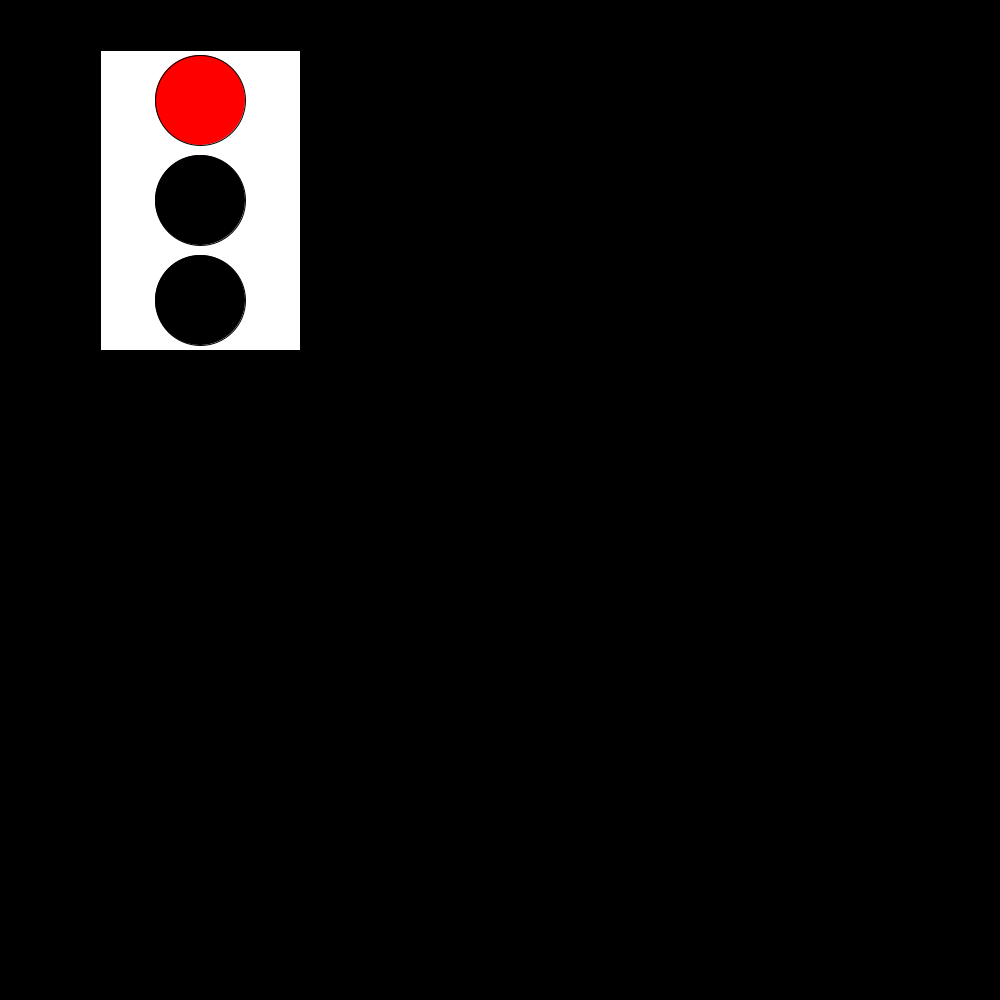
Frame 1 (no input)
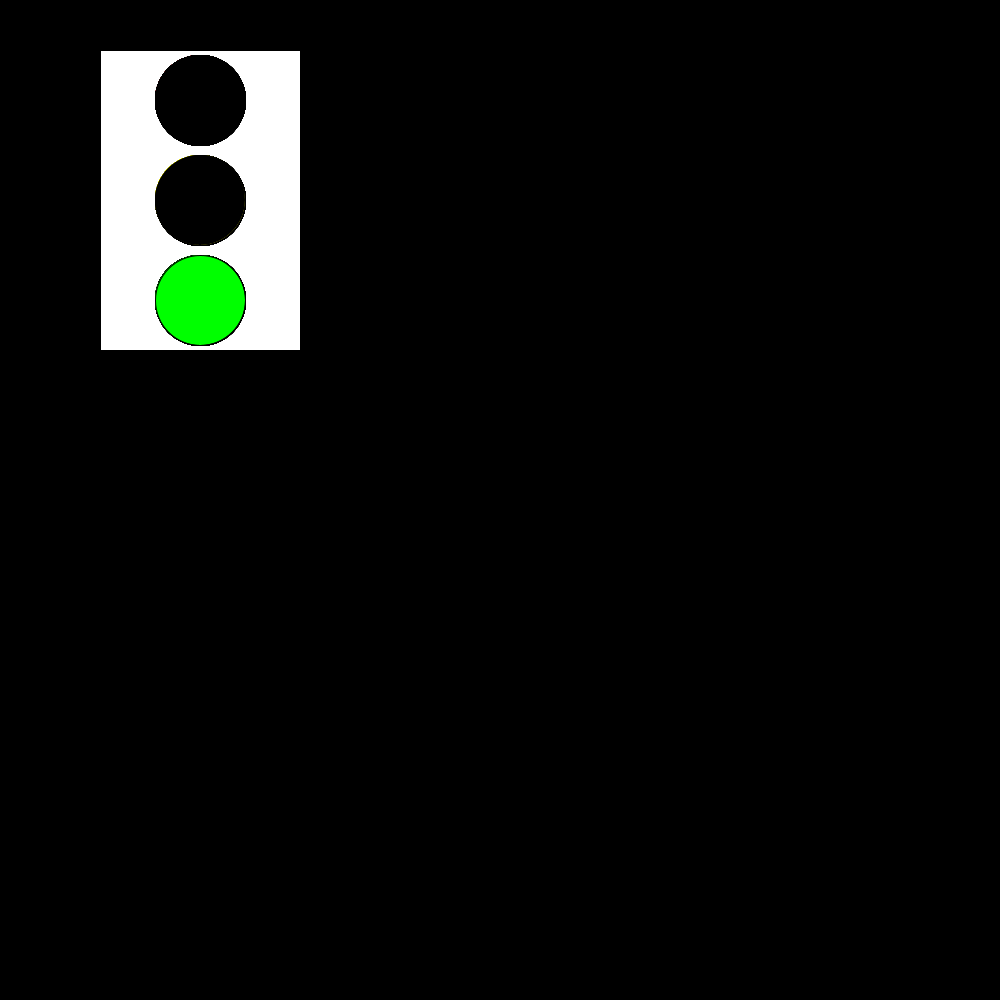
Frame 60 (the mouse pressed at the canvas centre just before this capture)
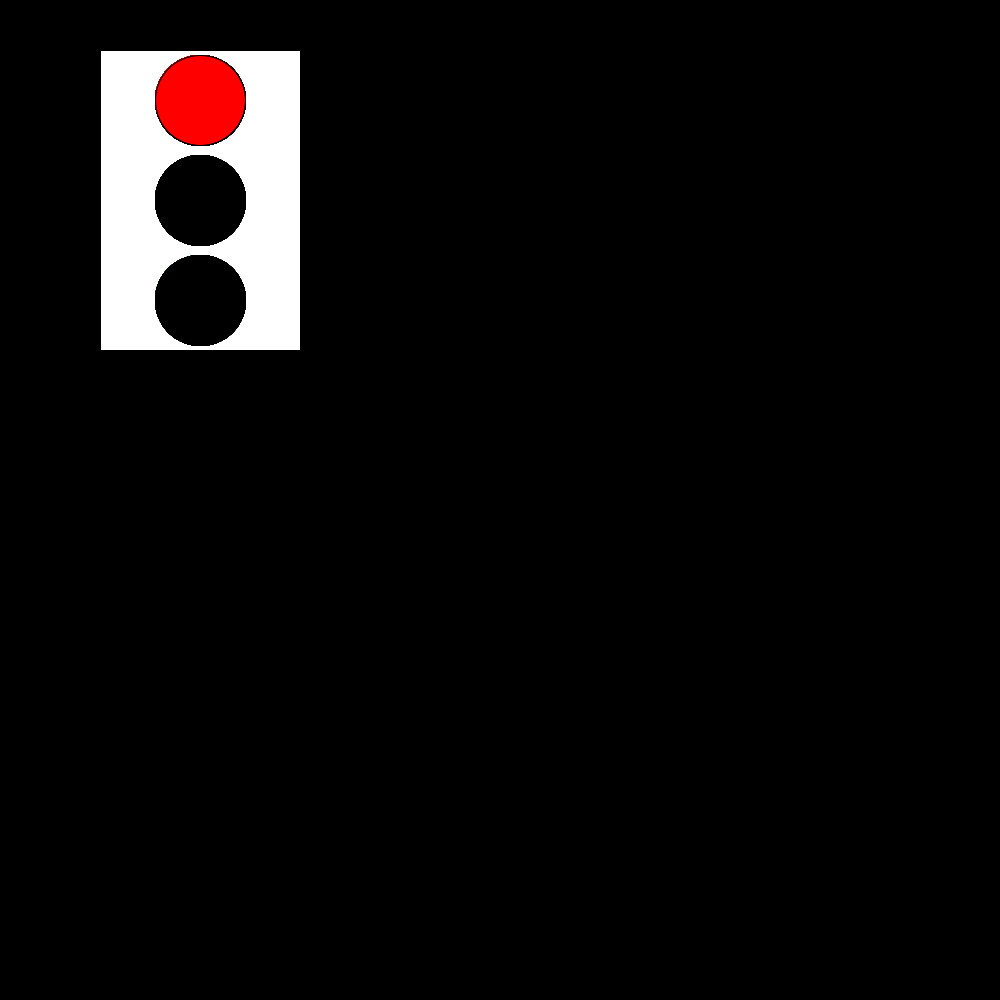
Frame 120 (the mouse held since frame 60 and released just before this capture)

The Processing sketch that drew these frames (run headless with seeded random() and noise(); from frame 60 on, the mouse is pressed at the canvas centre):

// Processing sketch: Torsdags_opgave_12_09_2024_Task_6
// ── Torsdags_opgave_12_09_2024_Task_6.pde


//Task 6
/*
Du skal du tegne et trafiklys der skifter på samme måde som et rigtigt trafiklys. 
Du kan gøre det på mange måder, 
men her kommer en opskrift hvor du skal erklære et sæt variable til at holde nogle bestemte farver og andet sæt variable der kan skifte mellem at være associeret med hver af de farver. 
På den måde kan du lade selve fill kommandoen være uændret selvom du ændrer farven.
*/

//6.a - Erklær og initialiser variable til at gemme farverne i et trafiklys (red, gul, grøn). 
//Glem ikke at lave en variable til farven når lyset er slukket.

int rød = color(255,0,0);
int grøn = color(0,255,0);
int gul = color(255,255,0);
int sluk = color(0,0,0);

//6.b Erklær og initialiser variable til at gemme hvilken farve hvert lys i trafiklyset har på et givet tidspunkt.
int top = rød;
int middle = gul;
int bottom = grøn;

void setup(){
  size(1000,1000);
  background(0);
  fill(255);
  rectMode(CENTER);
  rect(200,200,200,300);
}

void draw(){
  int tid = frameCount % 100;
  if(tid < 30){
    //Toplys
    fill(rød);
    ellipse(200,100,90,90);
    //Mellemlys
    fill(sluk);
    ellipse(200,200,90,90);
    //Bundlys
    fill(sluk);
    ellipse(200,300,90,90);
    
  }
  else if(tid < 60){
      //Toplys
    fill(sluk);
    ellipse(200,100,90,90);
    //Mellemlys
    fill(gul);
    ellipse(200,200,90,90);
    //Bundlys
    fill(sluk);
    ellipse(200,300,90,90);
    
  }
  else if(tid < 99){
      //Toplys
    fill(sluk);
    ellipse(200,100,90,90);
    //Mellemlys
    fill(sluk);
    ellipse(200,200,90,90);
    //Bundlys
    fill(grøn);
    ellipse(200,300,90,90);
  }
}
